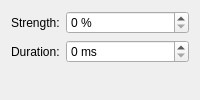
<?xml version="1.0" encoding="UTF-8"?>
<!--
  SPDX-FileCopyrightText: 2026 Eduardo Ramon Resser <eduresser@gmail.com>

  SPDX-License-Identifier: GPL-3.0-only
-->
<!--
  The dimming's settings, shown by the gear beside KOSMIC Focus Dim under Desktop Effects.

  This is half of COSMIC's active hint: the dimming says what the selection covers and the outline
  plugin draws the line around it. The panel applet switches the pair on and off together; the
  thickness and colour of the line are not here and cannot be, because a KWin plugin has no
  contents/config to hang a dialog on. They are in the applet, which can write the plugin's kwinrc
  group and then unload and load it so the change applies at once; a dialog can do neither. What
  is left with programs.kosmic.outline is the line's opacity and corner radius.
-->
<ui version="4.0">
 <class>KosmicFocusDimConfig</class>
 <widget class="QWidget" name="KosmicFocusDimConfig">
  <layout class="QFormLayout" name="formLayout">
   <item row="0" column="0">
    <widget class="QLabel" name="labelStrength">
     <property name="text">
      <string>Strength:</string>
     </property>
    </widget>
   </item>
   <item row="0" column="1">
    <widget class="QSpinBox" name="kcfg_Strength">
     <property name="suffix">
      <string> %</string>
     </property>
     <property name="minimum">
      <number>0</number>
     </property>
     <property name="maximum">
      <number>100</number>
     </property>
     <property name="toolTip">
      <string>How far a window outside the selection is dimmed.</string>
     </property>
    </widget>
   </item>
   <item row="1" column="0">
    <widget class="QLabel" name="labelDuration">
     <property name="text">
      <string>Duration:</string>
     </property>
    </widget>
   </item>
   <item row="1" column="1">
    <widget class="QSpinBox" name="kcfg_Duration">
     <property name="suffix">
      <string> ms</string>
     </property>
     <property name="minimum">
      <number>0</number>
     </property>
     <property name="maximum">
      <number>2000</number>
     </property>
    </widget>
   </item>
  </layout>
 </widget>
 <resources/>
 <connections/>
</ui>
